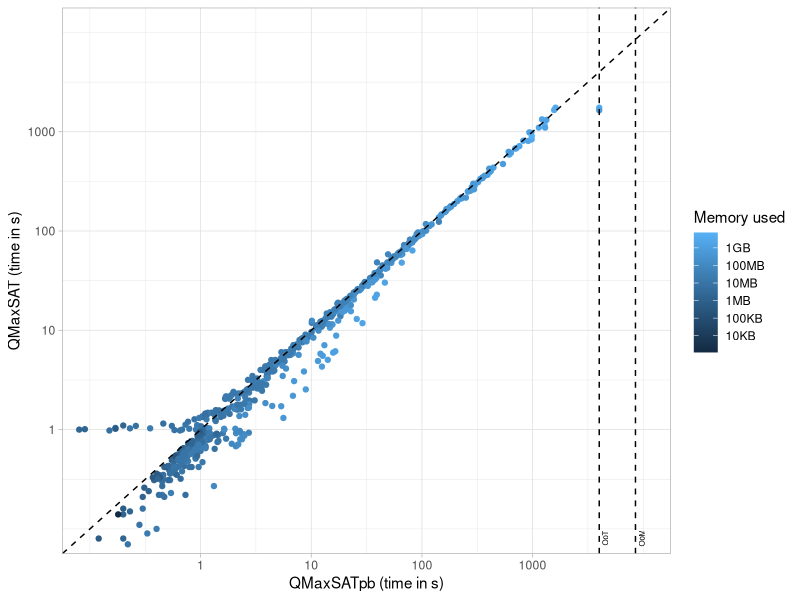
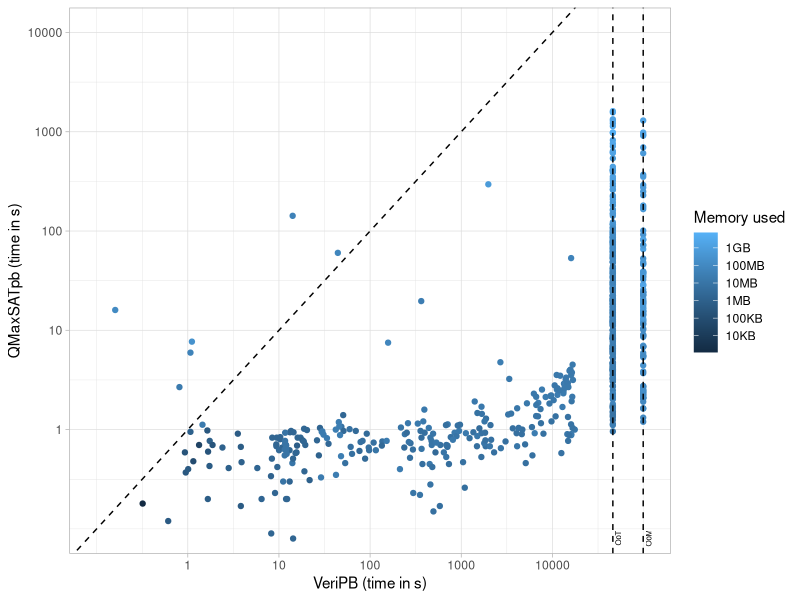
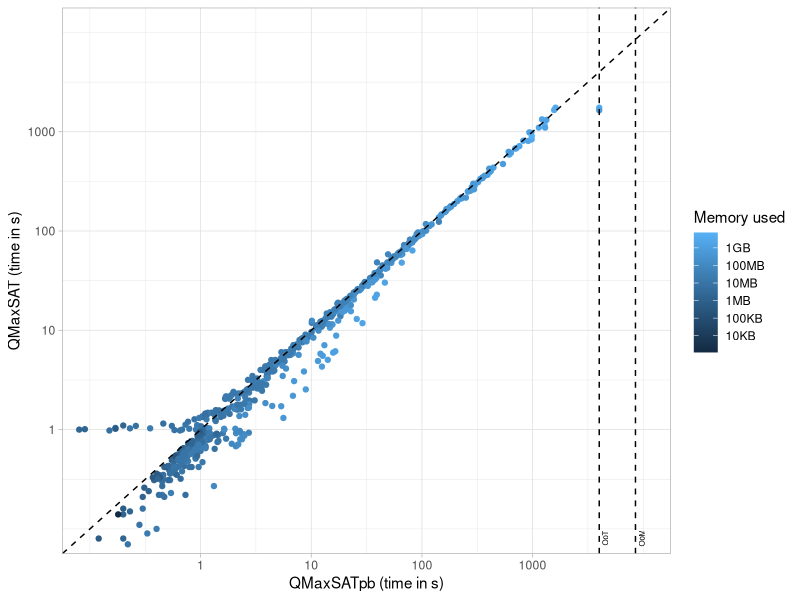
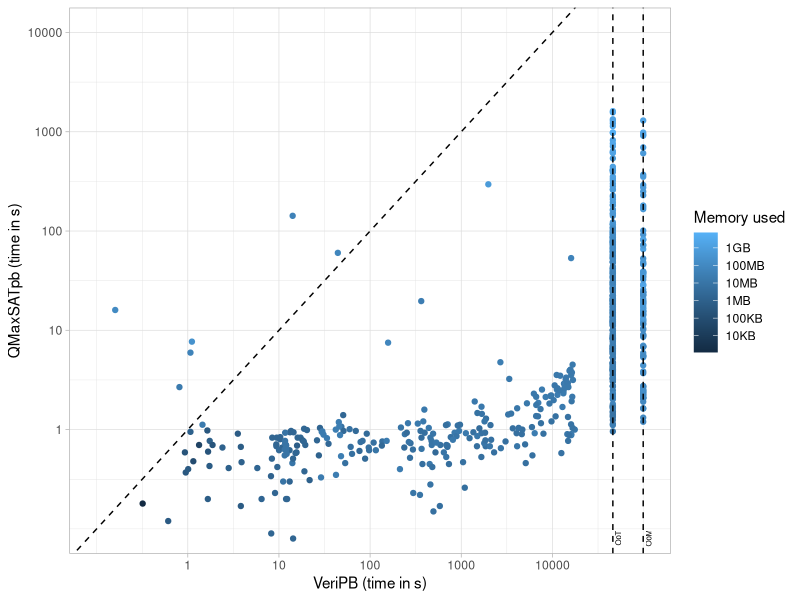

The R source for these figures, in order:
library(ggplot2)
library(grid)
library(ggthemes)
theme_set(theme_light())

# Select evaluation
evaluation <- 2010

# Read results
if (evaluation == 2010) {
    results <- read.csv(file = "./scripts/analysis/results2010.csv", stringsAsFactors = FALSE)
    mem_limit <- 512
    time_limit <- 1800
} else {
    results <- read.csv(file = "./scripts/analysis/results2021.csv", stringsAsFactors = FALSE)
    mem_limit <- 32768
    time_limit <- 3600
}
colnames(results) <- c("instance", "runtime", "totalizer", "mem", "runtime_w", "proofsize", "totalizer_w", "totalizer2_w", "mem_w", "runtime_v", "mem_v", "status")
instances <- results$instance
results <- as.data.frame(lapply(results, as.numeric))
results$instance <- instances

# Safety checks
for (row in 1:nrow(results)) {

    # Incorrect instances
    if (!is.na(results[row, "status"]) & results[row, "status"] == 0 & results[row, "runtime_v"] < time_limit & results[row, "mem_v"] < mem_limit) {
        print(results[row, ])
        write(results[row,"instance"], "incorrects.txt", append=TRUE)
        results <- results[-c(row), ]
    }
}

# QMaxSATpb OOTs
for (row in 1:nrow(results)) {
    if (!is.na(results[row, "runtime_w"]) & results[row, "runtime_w"] >= time_limit) {
        results[row, "runtime_w"] <- 4000
    }
}

# QMaxSATpb OOMs
for (row in 1:nrow(results)) {
    if (!is.na(results[row, "mem_w"]) & results[row, "mem_w"] >= mem_limit) {
        results[row, "runtime_w"] <- 8500
    }
}

# VeriPB OOTs
for (row in 1:nrow(results)) {
    if (!is.na(results[row, "runtime_v"]) & results[row, "runtime_v"] >= 10 * time_limit) {
        results[row, "runtime_v"] <- 46000
    }
}

# VeriPB OOMs
for (row in 1:nrow(results)) {
    if (!is.na(results[row, "mem_v"]) & results[row, "mem_v"] >= 10 * mem_limit) {
        results[row, "runtime_v"] <- 99000
    }
}


#--------------------------------
# PLOTS
#--------------------------------

# TYPE1

# drop qmaxsat OoT/OoM
no_NAs <- results[!is.na(results$runtime) & results$runtime < time_limit & !is.na(results$mem) & results$mem < mem_limit, ]

ggplot(no_NAs, aes(x = runtime_w, y = runtime, color = log10((proofsize / 10^3) + 1))) +
    geom_point() +
    scale_x_log10(breaks = c(1, 10, 100, 1000)) +
    scale_y_log10(breaks = c(1, 10, 100, 1000)) +
    scale_color_continuous(breaks = c(1, 2, 3, 4, 5, 6, 7), labels = c("10KB", "100KB", "1MB", "10MB", "100MB", "1GB", "100GB")) +
    coord_fixed(ratio = 1) +
    geom_vline(xintercept = 4000, linetype = "dashed") +
    geom_vline(xintercept = 8500, linetype = "dashed") +
    geom_abline(slope = 1, intercept = 0, linetype = "dashed") +
    labs(color = "Memory used") +
    xlab("QMaxSATpb (time in s)") +
    ylab("QMaxSAT (time in s)") +
    coord_cartesian(xlim = c(0.1, 10000), ylim = c(0.1, 10000)) +
    annotate(
        geom = "text",
        label = "OoT",
        x = 4250,
        y = 0.081,
        angle = 90,
        vjust = 1,
        size = 2
    ) +
    annotate(
        geom = "text",
        label = "OoM",
        x = 9100,
        y = 0.081,
        angle = 90,
        vjust = 1,
        size = 2
    )
ggsave("./scripts/analysis/without_vs_with.pdf", device = "pdf", width = 14, height = 12, units = "cm")

# TYPE2

# drop qmaxsatpb OoT/OoM
no_NAs2 <- results[!is.na(results$runtime_w) & results$runtime_w < time_limit & !is.na(results$mem_w) & results$mem_w < mem_limit, ]

ggplot(no_NAs2, aes(x = runtime_v, y = runtime_w, color = log10((proofsize / 10^3) + 1))) +
    geom_point() +
    scale_x_log10(breaks = c(1, 10, 100, 1000, 10000)) +
    scale_y_log10(breaks = c(1, 10, 100, 1000, 10000)) +
    scale_color_continuous(breaks = c(1, 2, 3, 4, 5, 6, 7), labels = c("10KB", "100KB", "1MB", "10MB", "100MB", "1GB", "100GB")) +
    coord_fixed(ratio = 1) +
    geom_vline(xintercept = 46000, linetype = "dashed") +
    geom_vline(xintercept = 99000, linetype = "dashed") +
    geom_abline(slope = 1, intercept = 0, linetype = "dashed") +
    xlab("VeriPB (time in s)") +
    ylab("QMaxSATpb (time in s)") +
    labs(color = "Memory used") +
    coord_cartesian(xlim = c(0.1, 100000), ylim = c(0.1, 10000)) +
    annotate(
        geom = "text",
        label = "OoT",
        x = 49000,
        y = 0.081,
        angle = 90,
        vjust = 1,
        size = 2
    ) +
    annotate(
        geom = "text",
        label = "OoM",
        x = 105000,
        y = 0.081,
        angle = 90,
        vjust = 1,
        size = 2
    )
ggsave("./scripts/analysis/solving_vs_verification.pdf", device = "pdf", width = 18, height = 12, units = "cm")
